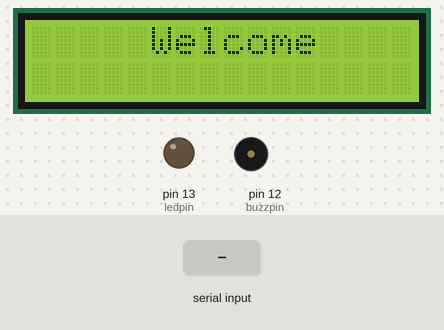
This sketch was run on a simulated Arduino Uno, built with avr-gcc and run on an emulated ATmega328P. On the bench: 16×2 character LCD, output pins drawn as LEDs (lit = HIGH), buzzer (waves = sounding, pin HIGH). The test bench sets the inputs (shaded band).

Above: at 1.2 s.
1.3 s: "onled" received over the second serial link
At 2.9 s:
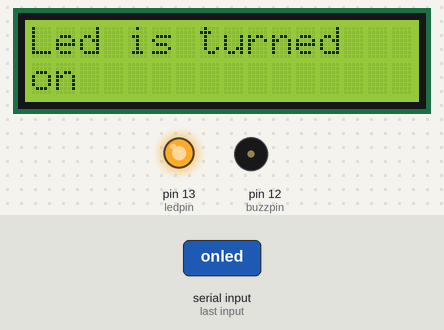
3.8 s: "onbuz" received over the second serial link
At 6.0 s:
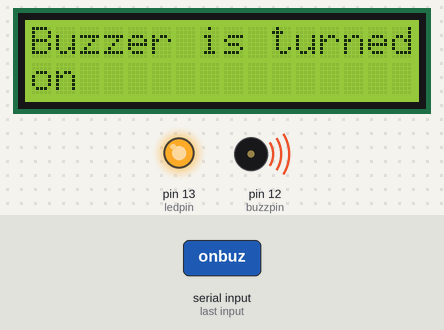
6.3 s: "ofled" received over the second serial link
At 7.9 s:
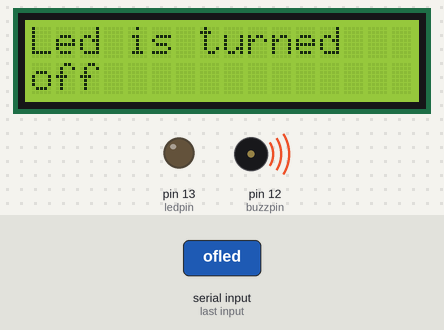
11.8 s: "ofbuz" received over the second serial link
At 13.4 s:
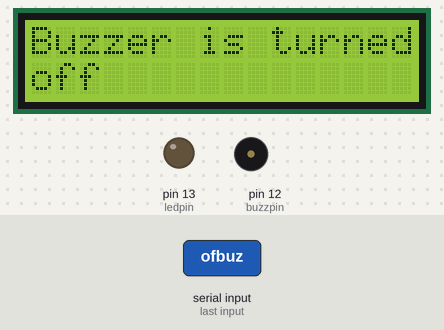
Timing chart, 0 to 14.9 s (numbered marks = the images above; inputs shaded):
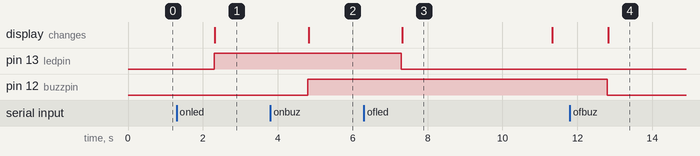

The sketch:

arduino_code.ino
```cpp
#include <SoftwareSerial.h>
#include <LiquidCrystal_I2C.h>
#include <DHT.h>
LiquidCrystal_I2C lcd(0x27, 16, 2);
SoftwareSerial btSerial(0, 1);

#define ledpin 13
#define buzzpin 12
#define DHTPIN 8
#define DHTTYPE DHT11
DHT dht(DHTPIN, DHTTYPE);


void scrolling_loop(String text) {
  String text1 = " Incoming Text  ";
  int i1, j1 = 0;
  for (i1 = 0; i1 < text1.length(); i1++) {
    if (i1 < 15) {
      lcd.setCursor(i1, 0);
      lcd.print(text1.charAt(i1));
    }
  }
  int i, j = 0;
  for (i = 0; i < text.length(); i++) {
    if (i < 15) {
      lcd.setCursor(i, 1);
      lcd.print(text.charAt(i));
      delay(150);
    }


    else {
      for (i = 16; i < text.length(); i++) {
        j++;
        lcd.setCursor(0, 1);
        lcd.print(text.substring(j, j + 16));
        delay(500);
      }
    }
  }
  return;
}

String chk;


void displaystatus(String status) {
  if (status.equals("onled")) {
    lcd.clear();
    lcd.setCursor(0, 0);
    lcd.print("Led is turned");
    lcd.setCursor(0, 1);
    lcd.print("on");
  }

  if (status.equals("ofled")) {
    lcd.clear();
    lcd.setCursor(0, 0);
    lcd.print("Led is turned");
    lcd.setCursor(0, 1);
    lcd.print("off");
    delay(4000);
  }

  if (status.equals("onbuz")) {
    lcd.clear();
    lcd.setCursor(0, 0);
    lcd.print("Buzzer is turned");
    lcd.setCursor(0, 1);
    lcd.print("on");
  }

  if (status.equals("ofbuz")) {
    lcd.clear();
    lcd.setCursor(0, 0);
    lcd.print("Buzzer is turned");
    lcd.setCursor(0, 1);
    lcd.print("off");
    delay(4000);
  }
}
void display() {
  // String username="ansh";
  lcd.clear();
  lcd.setCursor(0, 0);
  lcd.print("     Welcome");
  // lcd.setCursor(0, 1);
  // lcd.print(user);
}
void setup() {
  // put your setup code here, to run once:
  Serial.begin(9600);
  btSerial.begin(9600);

  dht.begin();
  lcd.init();
  lcd.backlight();
  lcd.setBacklight(HIGH);

  pinMode(ledpin, OUTPUT);
  pinMode(buzzpin, OUTPUT);
  digitalWrite(ledpin, LOW);
  digitalWrite(buzzpin, LOW);


  display();
}

void loop() {
  // put your main code here, to run repeatedly:
  if (btSerial.available() > 0) {


    String func = btSerial.readString();
    func.trim();
    int l = func.length();

    if (l == 5) {
      if (func.equals("onled")) {
        digitalWrite(ledpin, HIGH);
        displaystatus(func);
      }
      if (func.equals("ofled")) {
        digitalWrite(ledpin, LOW);
        displaystatus(func);
        display();
      }
      if (func.equals("onbuz")) {
        digitalWrite(buzzpin, HIGH);
        displaystatus(func);
      }
      if (func.equals("ofbuz")) {
        digitalWrite(buzzpin, LOW);
        displaystatus(func);
        display();
      }
      if (func.equals("ontmp")) {


        int h = dht.readHumidity();

        int t = dht.readTemperature();

        float f = dht.readTemperature(true);

        // Check if any reads failed and exit early (to try again).
        if (isnan(h) || isnan(t) || isnan(f)) {
          Serial.println("Failed to read from DHT sensor!");
          return;
        }

        lcd.setCursor(0, 0);
        lcd.print("Humidity:");
        lcd.print(h);
        lcd.print("%");


        lcd.setCursor(0, 1);
        lcd.print("Temperature:");
        lcd.print(t);
        lcd.print("C");
        delay(50);
      }
      if (func.equals("oftmp")) {
        display();
      }

    }

    else if (l > 5) {
      chk = func.substring(0, 6);

      if (chk.equals("onmsgg")) {
        String k = func.substring(6, l);


        lcd.clear();
        scrolling_loop(k);
        delay(1000);

        lcd.clear();
        scrolling_loop(k);
        delay(1000);


      } else if (chk.equals("ofmsgg")) {
        display();
      }
    }
  }
}
```

Measured:
- after the input at 1.3 s, pin 13 (ledpin): LOW → HIGH after 1.0 s; the display: changes after 1.0 s (image 1)
- after the input at 3.8 s, pin 12 (buzzpin): LOW → HIGH after 1.0 s; the display: changes after 1.0 s (image 2)
- after the input at 6.3 s, pin 13 (ledpin): HIGH → LOW after 1.0 s; the display: changes after 1.0 s (image 3)
- after the input at 11.8 s, pin 12 (buzzpin): HIGH → LOW after 1.0 s; the display: changes after 1.0 s (image 4)
- what the display in image 3 shows lasts 4.0 s, from 7.3 s to 11.3 s
